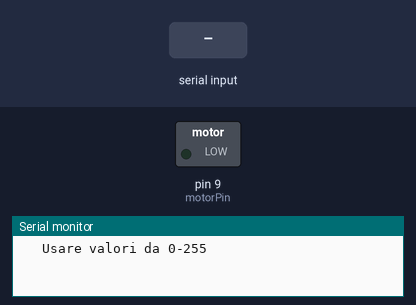
This sketch was run on a simulated Arduino Uno, built with avr-gcc and run on an emulated ATmega328P. Shown: switched loads named in the sketch (green lamp = pin HIGH), the last lines printed to the serial monitor. The test bench sets the inputs (shaded band).

Above: at 1.2 s.
1.3 s: "90,45\n" received over Serial
At 2.1 s:
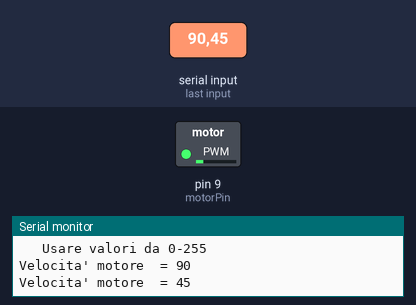
3.8 s: "30,150\n" received over Serial
At 4.6 s:
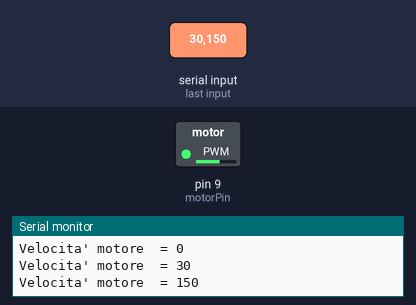
6.3 s: "200\n" received over Serial
At 7.1 s:
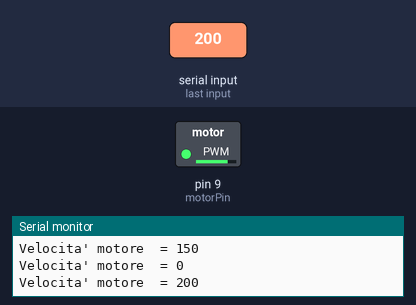
Timing chart, 0 to 9.3 s (numbered marks = the images above; inputs shaded):
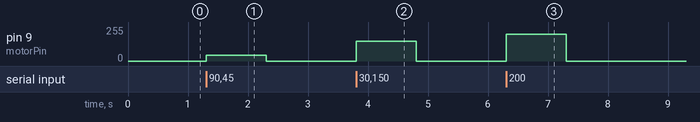

The sketch:

motor_4_serial.ino
```cpp
/*
 Simple Motor:  Seriale

 Motore DC con variazione della velocita' impostata da connessione seriale

 */

const int motorPin     = 9;
int motValue   ;

void setup() {
    pinMode(motorPin, OUTPUT);
    Serial.begin(9600); // Input
    Serial.println("\t Usare valori da 0-255");
// Serial.setTimeout(2000); // Imposta il tempo di time out per la lettura
    // del buffer seriale, default = 1000ms
}

void loop() {
    if (Serial.available()) {
        motValue = Serial.parseInt(); // leggiamo un valore da seriale
        motValue = constrain(motValue,0,255); // Limitiamo l'input dell'utente

        analogWrite(motorPin,motValue); // Change the PWM speed of the motor
        Serial.print("Velocita' motore  = ");
        Serial.println(motValue);
    }
}

/* Domande
1. Perche' il motore si resetta a zero dopo una breve pausa?
2. Come e' possibile fare in modo che il motore resti attivo
   al valore dato?
3. Da cosa e' dovuto e come e' possibile rendere il circuito piu' responsivo
  all'input dell'utente.
- Risposte a fondo pagina


1. Perche' vede il valore di terminazione riga
  e lo scarta facendolo passare per zero
2. Impostare il monitor seriale per "Nessun fine riga"
2.1 impostare un ciclo condizionale che controlli che l'input sia composto solo da numeri
3. Impostare Serial.setTimeout per definire il tempo di lettura del buffer seriale
*/
```

Measured:
- after the input at 1.3 s, pin 9 (motorPin): 0/255 → 45/255 at once, → 0/255 1.0 s later
- after the input at 3.8 s, pin 9 (motorPin): 0/255 → 150/255 at once, → 0/255 1.0 s later
- after the input at 6.3 s, pin 9 (motorPin): 0/255 → 200/255 at once, → 0/255 1.0 s later
